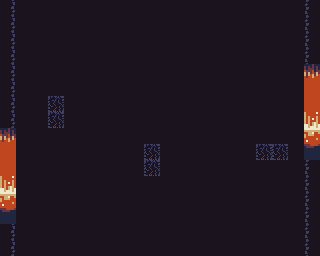

Tiled map render using the project's own tile images. Description and the whole map definition, tile-layer contents included, below:
An orthogonal 20x16 tile map with 16x16 px tiles, 4 tile layers (Background, Destructible, Collision, Decor), 2 tilesets.

<map version="1.8" tiledversion="1.8.5" orientation="orthogonal" renderorder="right-down" width="20" height="16" tilewidth="16" tileheight="16" infinite="0" nextlayerid="5" nextobjectid="1">
 <tileset firstgid="1" source="../tilesets/Underground Mine.tsx" />
 <tileset firstgid="301" source="../tilesets/cavesofgallet.tsx" />
 <layer id="1" name="Background" width="20" height="16">
  <data encoding="csv">
52,52,52,52,52,52,52,52,52,52,52,52,52,52,52,52,52,52,52,52,
52,52,52,52,52,52,52,52,52,52,52,52,52,52,52,52,52,52,52,52,
52,52,52,52,52,52,52,52,52,52,52,52,52,52,52,52,52,52,52,52,
52,52,52,52,52,52,52,52,52,52,52,52,52,52,52,52,52,52,52,52,
52,52,52,52,52,52,52,52,52,52,52,52,52,52,52,52,52,52,52,52,
52,52,52,52,52,52,52,52,52,52,52,52,52,52,52,52,52,52,52,52,
52,52,52,52,52,52,52,52,52,52,52,52,52,52,52,52,52,52,52,52,
52,52,52,52,52,52,52,52,52,52,52,52,52,52,52,52,52,52,52,52,
52,52,52,52,52,52,52,52,52,52,52,52,52,52,52,52,52,52,52,52,
52,52,52,52,52,52,52,52,52,52,52,52,52,52,52,52,52,52,52,52,
52,52,52,52,52,52,52,52,52,52,52,52,52,52,52,52,52,52,52,52,
52,52,52,52,52,52,52,52,52,52,52,52,52,52,52,52,52,52,52,52,
52,52,52,52,52,52,52,52,52,52,52,52,52,52,52,52,52,52,52,52,
52,52,52,52,52,52,52,52,52,52,52,52,52,52,52,52,52,52,52,52,
52,52,52,52,52,52,52,52,52,52,52,52,52,52,52,52,52,52,52,52,
52,52,52,52,52,52,52,52,52,52,52,52,52,52,52,52,52,52,52,52
</data>
 </layer>
 <layer id="3" name="Destructible" width="20" height="16">
  <data encoding="csv">
0,0,0,0,0,0,0,0,0,0,0,0,0,0,0,0,0,0,0,0,
0,0,0,0,0,0,0,0,0,0,0,0,0,0,0,0,0,0,0,0,
0,0,0,0,0,0,0,0,0,0,0,0,0,0,0,0,0,0,0,0,
0,0,0,0,0,0,0,0,0,0,0,0,0,0,0,0,0,0,0,0,
0,0,0,0,0,0,0,0,0,0,0,0,0,0,0,0,0,0,0,0,
0,0,0,0,0,0,0,0,0,0,0,0,0,0,0,0,0,0,0,0,
0,0,0,33,0,0,0,0,0,0,0,0,0,0,0,0,0,0,0,0,
0,0,0,33,0,0,0,0,0,0,0,0,0,0,0,0,0,0,0,0,
0,0,0,0,0,0,0,0,0,0,0,0,0,0,0,0,0,0,0,0,
0,0,0,0,0,0,0,0,0,33,0,0,0,0,0,0,33,33,0,0,
0,0,0,0,0,0,0,0,0,33,0,0,0,0,0,0,0,0,0,0,
0,0,0,0,0,0,0,0,0,0,0,0,0,0,0,0,0,0,0,0,
0,0,0,0,0,0,0,0,0,0,0,0,0,0,0,0,0,0,0,0,
0,0,0,0,0,0,0,0,0,0,0,0,0,0,0,0,0,0,0,0,
0,0,0,0,0,0,0,0,0,0,0,0,0,0,0,0,0,0,0,0,
0,0,0,0,0,0,0,0,0,0,0,0,0,0,0,0,0,0,0,0
</data>
 </layer>
 <layer id="4" name="Collision" width="20" height="16">
  <data encoding="csv">
112,0,0,0,0,0,0,0,0,0,0,0,0,0,0,0,0,0,0,110,
112,0,0,0,0,0,0,0,0,0,0,0,0,0,0,0,0,0,0,110,
112,0,0,0,0,0,0,0,0,0,0,0,0,0,0,0,0,0,0,110,
112,0,0,0,0,0,0,0,0,0,0,0,0,0,0,0,0,0,0,110,
112,0,0,0,0,0,0,0,0,0,0,0,0,0,0,0,0,0,0,110,
112,0,0,0,0,0,0,0,0,0,0,0,0,0,0,0,0,0,0,110,
112,0,0,0,0,0,0,0,0,0,0,0,0,0,0,0,0,0,0,110,
112,0,0,0,0,0,0,0,0,0,0,0,0,0,0,0,0,0,0,110,
112,0,0,0,0,0,0,0,0,0,0,0,0,0,0,0,0,0,0,110,
112,0,0,0,0,0,0,0,0,0,0,0,0,0,0,0,0,0,0,110,
112,0,0,0,0,0,0,0,0,0,0,0,0,0,0,0,0,0,0,110,
112,0,0,0,0,0,0,0,0,0,0,0,0,0,0,0,0,0,0,110,
112,0,0,0,0,0,0,0,0,0,0,0,0,0,0,0,0,0,0,110,
112,0,0,0,0,0,0,0,0,0,0,0,0,0,0,0,0,0,0,110,
112,0,0,0,0,0,0,0,0,0,0,0,0,0,0,0,0,0,0,110,
112,0,0,0,0,0,0,0,0,0,0,0,0,0,0,0,0,0,0,110
</data>
 </layer>
 <layer id="2" name="Decor" width="20" height="16">
  <data encoding="csv">
0,0,0,0,0,0,0,0,0,0,0,0,0,0,0,0,0,0,0,0,
0,0,0,0,0,0,0,0,0,0,0,0,0,0,0,0,0,0,0,0,
0,0,0,0,0,0,0,0,0,0,0,0,0,0,0,0,0,0,0,0,
0,0,0,0,0,0,0,0,0,0,0,0,0,0,0,0,0,0,0,0,
0,0,0,0,0,0,0,0,0,0,0,0,0,0,0,0,0,0,0,361,
0,0,0,0,0,0,0,0,0,0,0,0,0,0,0,0,0,0,0,369,
0,0,0,0,0,0,0,0,0,0,0,0,0,0,0,0,0,0,0,369,
0,0,0,0,0,0,0,0,0,0,0,0,0,0,0,0,0,0,0,377,
361,0,0,0,0,0,0,0,0,0,0,0,0,0,0,0,0,0,0,385,
369,0,0,0,0,0,0,0,0,0,0,0,0,0,0,0,0,0,0,393,
369,0,0,0,0,0,0,0,0,0,0,0,0,0,0,0,0,0,0,0,
377,0,0,0,0,0,0,0,0,0,0,0,0,0,0,0,0,0,0,0,
385,0,0,0,0,0,0,0,0,0,0,0,0,0,0,0,0,0,0,0,
393,0,0,0,0,0,0,0,0,0,0,0,0,0,0,0,0,0,0,0,
0,0,0,0,0,0,0,0,0,0,0,0,0,0,0,0,0,0,0,0,
0,0,0,0,0,0,0,0,0,0,0,0,0,0,0,0,0,0,0,0
</data>
 </layer>
</map>
